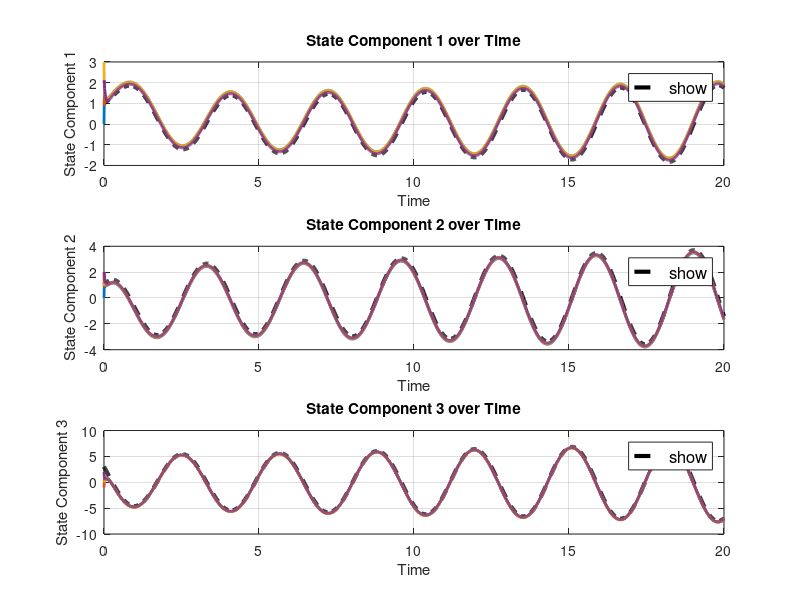

Here is the MATLAB script that generated this plot:
% MATLAB script for consensus protocol with system dynamics where Agent 1 follows a reference model
clc; clear;

% Parameters
num_agents = 5;                     % Number of agents (Agent 1 is the leader + 4 followers)
time_step = 0.01;                   % Time step for simulation
total_time = 20;                    % Total simulation time
num_steps = total_time / time_step; % Number of simulation steps

% System matrices
A = [0 1 0; 0 0 1; -4 -4 -1];       % Dynamics matrix for each agent
B = eye(3);                         % Input matrix (identity since control input is vectorial)
C = [1 0 0];                        % Output matrix (observing the first state only)

% LQR cost matrices
Q = 0.1*eye(3);                         % State-cost matrix
R = 0.01 * eye(3);                  % Input-cost matrix (adjusted for vector input)

% Robust control parameters
mu = 0.2;                           % Given parameter
c = 6;                              % Consensus scaling factor
P = [0.0850, 0.0316, 0.0224;        % Given matrix P
     0.0316, 0.0467, 0.0090;
     0.0224, 0.0090, 0.0187];
gamma = 1;                          % Assuming gamma = 1 (not specified)

% Adjacency matrix representing connectivity between agents (including leader as Agent 1)
A_adj = [0 1 1 0 0;                  
         1 0 1 1 0;
         1 1 0 1 1;
         0 1 1 0 1;
         0 0 1 1 0];

% Degree matrix and Laplacian matrix
D = diag(sum(A_adj, 2));
L = D - A_adj;

% Compute the eigenvalues of the Laplacian matrix
lambda = eig(L);

% Calculate individual LQR gain matrices for each follower based on Laplacian eigenvalues
K_array = zeros(num_agents - 1, 3, 3); % LQR gains for each follower (3x3 matrices)
for i = 2:num_agents                % Skip lambda_1 = 0 (consensus mode)
    lambda_i = sqrt(lambda(i));
    K_i = lqr(A, lambda_i * B, Q, R); % Compute LQR gain for each follower
    K_array(i-1, :, :) = K_i;          % Store the gain matrix
end

% Store the history of states for plotting
x_history = zeros(num_agents, 3, num_steps);

% Initial states
x_ref = [1; 1; 3];                  % Initial state of the reference model for Agent 1

% Initial states of followers
x_followers = [0  0   0;
               1  2  -1;
               3  1   0;
               2  2   2];           % Each row corresponds to a follower's initial state

% Time-invariant uncertainties for each follower agent (delta_i)
delta_followers = [5  -7  -3;
                   4  -5  -4;
                   6   3  -5;
                  -4   1   2]';     % Each column corresponds to a follower's delta_i (3x4 matrix)

% Initialize history
x_history(1, :, 1) = x_ref';        % Initial state of Agent 1
x_history(2:end, :, 1) = x_followers;

% Consensus protocol update loop
for k = 2:num_steps
    % Update Agent 1 (reference model) with its own dynamics
    x_ref = x_ref + time_step * (A * x_ref);
    
    % Initialize control input for followers
    u = zeros(3, num_agents - 1);  % Control inputs are now 3-dimensional vectors
    
    % Calculate control inputs for each follower agent
    for i = 1:num_agents - 1
        % Extract the LQR gain for the current follower
        K_i = squeeze(K_array(i, :, :));  % 3x3 matrix
        
        % Compute the tracking error between follower i and the leader
        e_i = x_followers(i, :)' - x_ref;
        
        % Compute the consensus error between follower i and its neighbors
        consensus_error = zeros(size(x_ref));
        for j = 1:num_agents
            if A_adj(i+1, j) == 1  % If agent j is a neighbor of agent i
                if j == 1          % Agent 1 is the leader
                    x_j = x_ref;
                else
                    x_j = x_followers(j-1, :)';
                end
                consensus_error = consensus_error + (x_followers(i, :)' - x_j);
            end
        end
        
        % Scaling consensus error by c (consensus scaling factor)
        consensus_error = c * consensus_error;
        
        % Compute the total error
        e_total = e_i + consensus_error;
        
        % Compute the corrective signal
        corrective_signal = - (gamma * A' * P + mu * eye(3)) * delta_followers(:, i);
        
        % Compute the control input for follower i
        u(:, i) = -K_i * e_total + corrective_signal;
    end
    
    % Update each follower's state based on system dynamics with uncertainties
    x_dot_followers = (A * x_followers') + u + delta_followers; % Add uncertainties
    x_followers = x_followers + time_step * x_dot_followers';   % Update follower states
    
    % Store the states for plotting
    x_history(1, :, k) = x_ref';       % Update Agent 1's state (leader)
    x_history(2:end, :, k) = x_followers;
end

% Plot results for each component of each agent's state
time = linspace(0, total_time, num_steps);
figure;

% First component subplot
subplot(3,1,1);
% Plot Agent 1 (reference model)
plot(time, squeeze(x_history(1, 1, :)), 'k--', 'LineWidth', 3, 'DisplayName', 'Agent 1 (Reference Model)');
hold on;
% Plot the followers
colors = lines(num_agents - 1);  % Use distinct colors for followers
for i = 2:num_agents
    plot(time, squeeze(x_history(i, 1, :)), 'LineWidth', 2, 'Color', colors(i-1, :), ...
         'DisplayName', sprintf('Agent %d', i));
end
xlabel('Time');
ylabel('State Component 1');
title('State Component 1 over Time');
legend('show', 'Location', 'northeast', 'FontSize', 12);
grid on;

% Second component subplot
subplot(3,1,2);
% Plot Agent 1 (reference model)
plot(time, squeeze(x_history(1, 2, :)), 'k--', 'LineWidth', 3, 'DisplayName', 'Agent 1 (Reference Model)');
hold on;
% Plot the followers
for i = 2:num_agents
    plot(time, squeeze(x_history(i, 2, :)), 'LineWidth', 2, 'Color', colors(i-1, :), ...
         'DisplayName', sprintf('Agent %d', i));
end
xlabel('Time');
ylabel('State Component 2');
title('State Component 2 over Time');
legend('show', 'Location', 'northeast', 'FontSize', 12);
grid on;

% Third component subplot
subplot(3,1,3);
% Plot Agent 1 (reference model)
plot(time, squeeze(x_history(1, 3, :)), 'k--', 'LineWidth', 3, 'DisplayName', 'Agent 1 (Reference Model)');
hold on;
% Plot the followers
for i = 2:num_agents
    plot(time, squeeze(x_history(i, 3, :)), 'LineWidth', 2, 'Color', colors(i-1, :), ...
         'DisplayName', sprintf('Agent %d', i));
end
xlabel('Time');
ylabel('State Component 3');
title('State Component 3 over Time');
legend('show', 'Location', 'northeast', 'FontSize', 12);
grid on;

% Adjust the overall figure properties for better readability
set(gcf, 'Position', [100, 100, 800, 600]); % Resize figure window